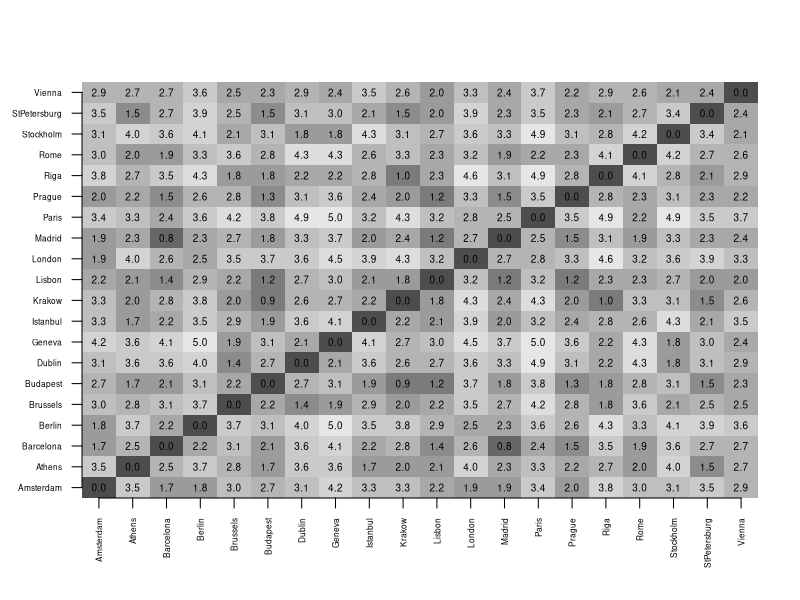
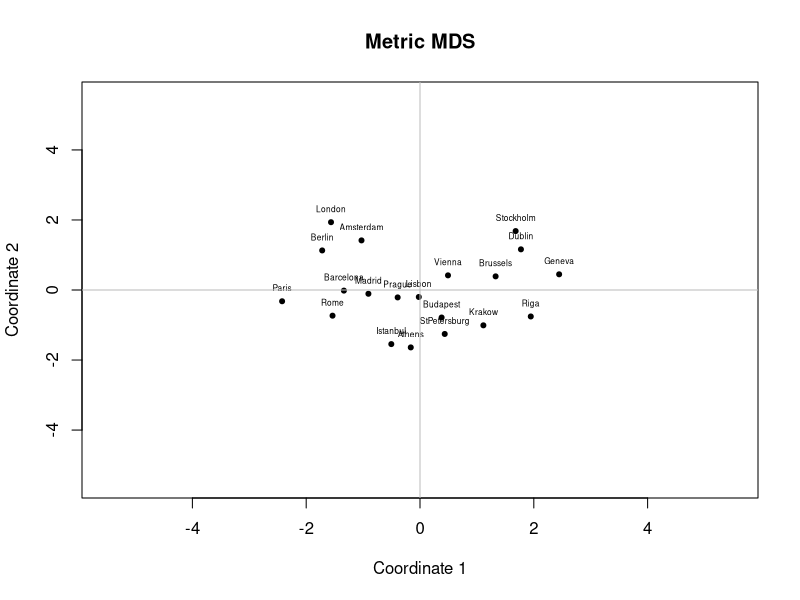
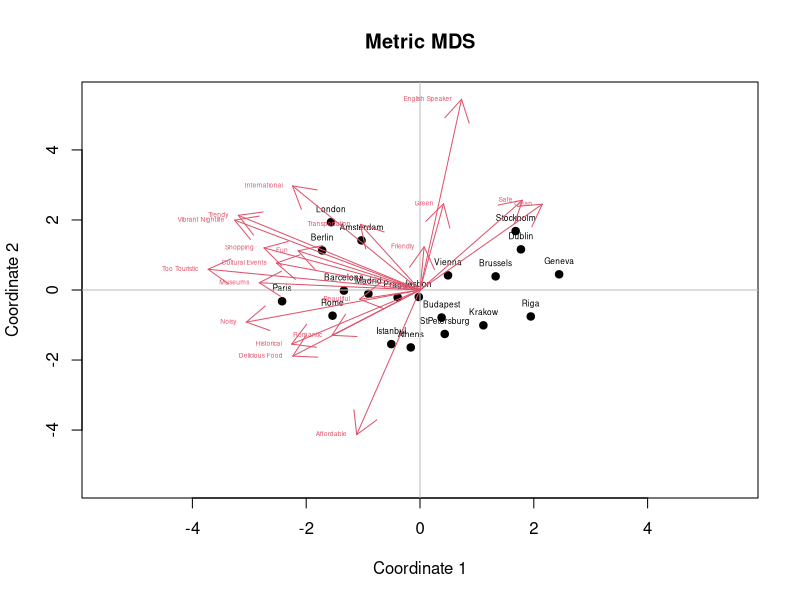
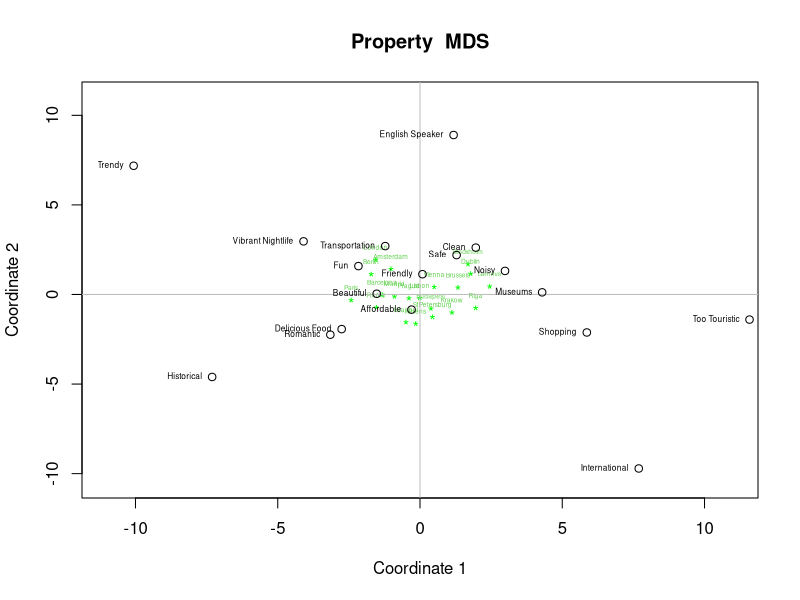
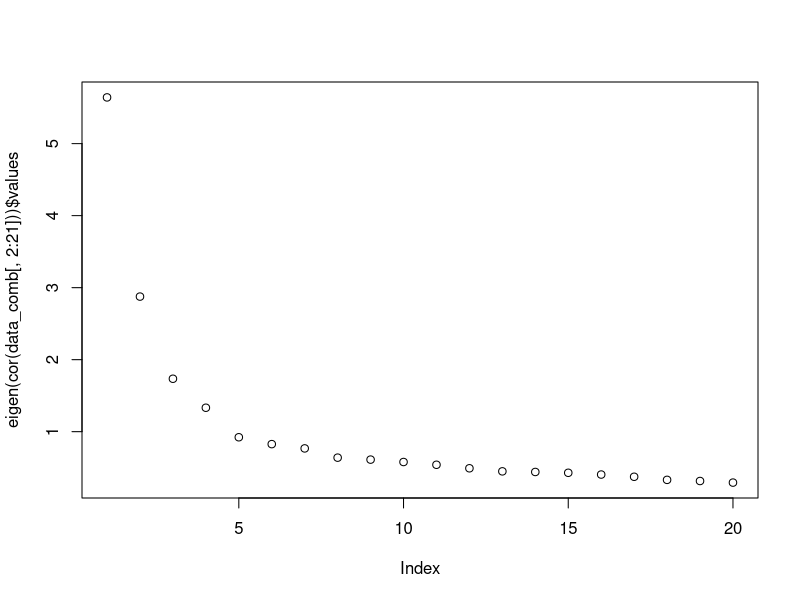
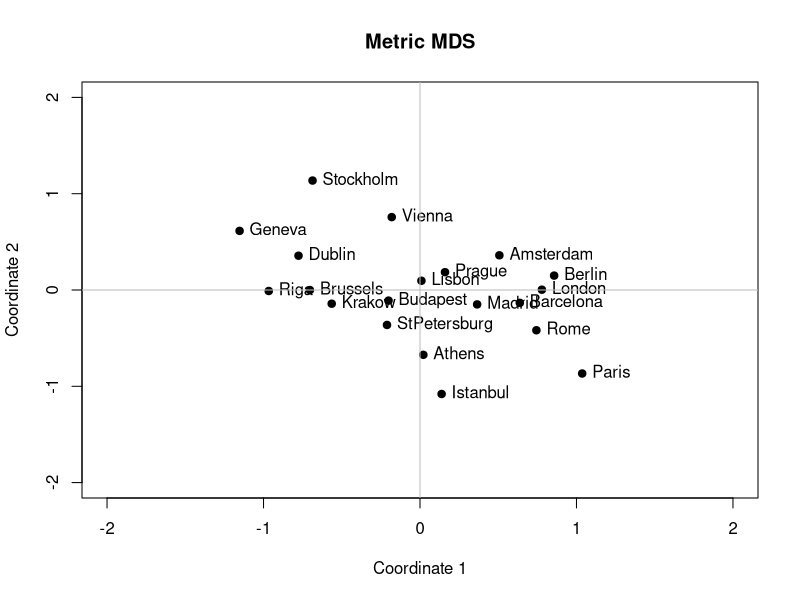
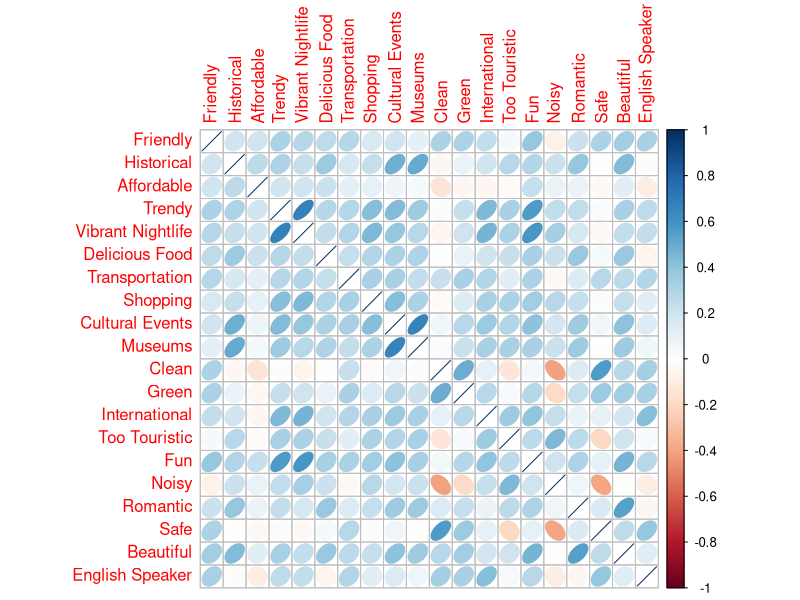
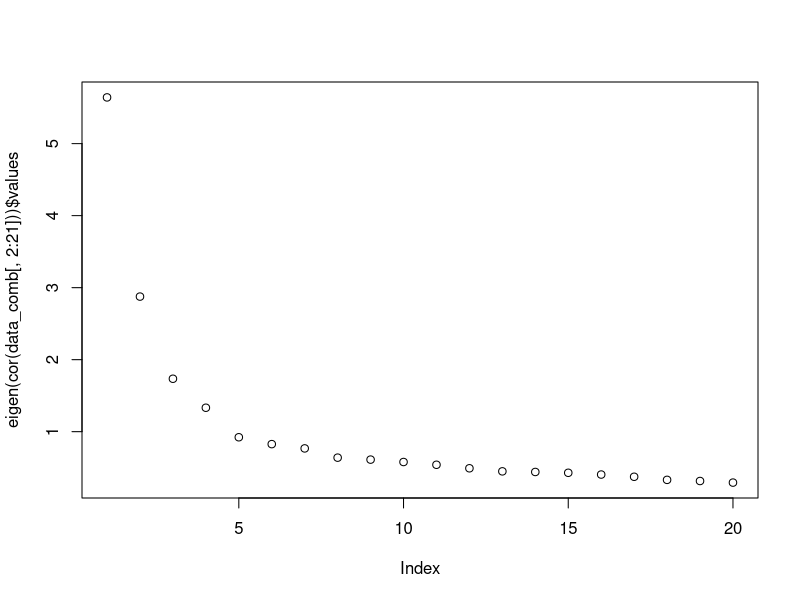

Generate these figures, in order, with R: (Note: this script raises an error after producing the figures.)
getwd()
setwd("~/Caci17")
data <- read.csv("QuestionaireData_CityTrips.csv")
head(data)
install.packages("R.utils")
install.packages("corrplot")
install.packages("GPArotation")
library(dplyr)
library(R.utils)
library(MASS)
library(psych)
library(corrplot)
library(GPArotation)

cities = c("Prague","Geneva","Paris","Stockholm","Brussels","London","Amsterdam",
           "Athens","Riga","Budapest","Dublin","Lisbon","Istanbul","Vienna","Rome","Barcelona",
           "Madrid","Berlin","Krakow","StPetersburg")
data_att <- data %>% dplyr:: select(Sample, ID, contains("Att"))
data_att

data_att$Sample <- as.factor(data_att$Sample)

prag <- data_att[data_att$Sample %in% c("1", "4", "5"), ]
prag <- prag %>% dplyr:: select(contains("Prague"))
prag <- cbind(City = "Prague", prag)
head(prag)

geneva <- data_att[data_att$Sample %in% c("1", "2", "3"), ]
geneva <- geneva %>% dplyr:: select(contains("Geneva"))
geneva <- cbind(City = "Geneva", geneva)
head(geneva)

paris <- data_att[data_att$Sample %in% c("1", "3", "4"), ]
paris <- paris %>% dplyr:: select(contains("Paris"))
paris <- cbind(City = "Paris", paris)
head(paris)

stockholm <- data_att[data_att$Sample %in% c("1", "2", "3"), ]
stockholm <- stockholm %>% dplyr:: select(contains("Stockholm"))
stockholm <- cbind(City = "Stockholm", stockholm)
head(stockholm)  

brussels <- data_att[data_att$Sample %in% c("1", "5", "6"), ]
brussels <- brussels %>% dplyr:: select(contains("Brussels"))
brussels <- cbind(City = "Brussels", brussels)
head(brussels)  

london <- data_att[data_att$Sample %in% c("1", "2", "3"), ]
london <- london %>% dplyr:: select(contains("London"))
london <- cbind(City = "London", london)
head(london) 

amsterdam <- data_att[data_att$Sample %in% c("2", "3", "8"), ]
amsterdam <- amsterdam %>% dplyr:: select(contains("Amsterdam"))
amsterdam <- cbind(City = "Amsterdam", amsterdam)
head(amsterdam) 

athens <- data_att[data_att$Sample %in% c("2", "3", "6"), ]
athens <- athens %>% dplyr:: select(contains("Athens"))
athens <- cbind(City = "Athens", athens)
head(athens) 

riga <- data_att[data_att$Sample %in% c("2", "4", "5"), ]
riga <- riga %>% dplyr:: select(contains("Riga"))
riga <- cbind(City = "Riga", riga)
head(riga)

budapest <- data_att[data_att$Sample %in% c("4", "9", "10"), ]
budapest <- budapest %>% dplyr:: select(contains("Budapest"))
budapest <- cbind(City = "Budapest", budapest)
head(budapest)

dublin <- data_att[data_att$Sample %in% c("4", "7", "10"), ]
dublin <- dublin %>% dplyr:: select(contains("Dublin"))
dublin <- cbind(City = "Dublin", dublin)
head(dublin)

lisbon <- data_att[data_att$Sample %in% c("4", "7", "9"), ]
lisbon <- lisbon %>% dplyr:: select(contains("Lisbon"))
lisbon <- cbind(City = "Lisbon", lisbon)
head(lisbon)

istanbul <- data_att[data_att$Sample %in% c("5", "8", "10"), ]
istanbul <- istanbul %>% dplyr:: select(contains("Istanbul"))
istanbul <- cbind(City = "Istanbul", istanbul)
head(istanbul)

vienna <- data_att[data_att$Sample %in% c("5", "8", "10"), ]
vienna <- vienna %>% dplyr:: select(contains("Vienna"))
vienna <- cbind(City = "Vienna", vienna)
head(vienna)

rome <- data_att[data_att$Sample %in% c("5", "7", "9"), ]
rome <- rome %>% dplyr:: select(contains("Rome"))
rome <- cbind(City = "Rome", rome)
head(rome)

barcelona <- data_att[data_att$Sample %in% c("6", "7", "10"), ]
barcelona <- barcelona %>% dplyr:: select(contains("Barcelona"))
barcelona <- cbind(City = "Barcelona", barcelona)
head(barcelona)

madrid <- data_att[data_att$Sample %in% c("6", "8", "9"), ]
madrid <- madrid %>% dplyr:: select(contains("Madrid"))
madrid <- cbind(City = "Madrid", madrid)
head(madrid)

berlin <- data_att[data_att$Sample %in% c("6", "7", "8"), ]
berlin <- berlin %>% dplyr:: select(contains("Berlin"))
berlin <- cbind(City = "Berlin", berlin)
head(berlin)

krakow <- data_att[data_att$Sample %in% c("6", "7", "9"), ]
krakow <- krakow %>% dplyr:: select(contains("Krakow"))
krakow <- cbind(City = "Krakow", krakow)
head(krakow)

st.petersburg <- data_att[data_att$Sample %in% c("8", "9", "10"), ]
st.petersburg <- st.petersburg %>% dplyr:: select(contains("StPetersburg"))
st.petersburg <- cbind(City = "StPetersburg", st.petersburg)
head(st.petersburg)

liste <- list(prag, geneva, paris, stockholm, amsterdam, st.petersburg, barcelona, budapest, brussels, berlin, 
              istanbul, athens, dublin, krakow, rome, london, riga, madrid, vienna, lisbon)

colnames <- sub('.*_', '', colnames(prag))
colnames  
colnames(prag) <- colnames
colnames(geneva) <- colnames
colnames(paris) <- colnames
colnames(stockholm) <- colnames
colnames(brussels) <- colnames
colnames(london) <- colnames
colnames(amsterdam) <- colnames
colnames(athens) <- colnames
colnames(riga) <- colnames
colnames(budapest) <- colnames
colnames(dublin) <- colnames
colnames(lisbon) <- colnames
colnames(istanbul) <- colnames
colnames(vienna) <- colnames
colnames(rome) <- colnames
colnames(barcelona) <- colnames
colnames(berlin) <- colnames
colnames(krakow) <- colnames
colnames(st.petersburg) <- colnames
colnames(madrid) <- colnames

data_comb <- rbind(prag, geneva, paris, stockholm, brussels, london, amsterdam, athens, riga, budapest,
                  dublin, lisbon, istanbul, vienna, rome, barcelona, berlin, krakow, st.petersburg, madrid) 

data_comb
colnames(data_comb) <- c("Group.1", "Friendly", "Historical", "Affordable", "Trendy", "Vibrant Nightlife", 
                        "Delicious Food", "Transportation", "Shopping", "Cultural Events", "Museums", 
                        "Clean", "Green", "International", "Too Touristic", "Fun", "Noisy", 
                        "Romantic", "Safe", "Beautiful", "English Speaker")


data_agg <-aggregate(data_comb[,-c(1)], by=list(data_comb$Group.1), mean, na.rm=TRUE)
data_agg
dist.df <- dist(data_agg[,-c(1)])
dist.df

dst <- data.matrix(dist.df)
dim <- ncol(dst)

# distance/similarity matrix grafik cizme
# Open a pdf file
# pdf("distanceMatrix.pdf") # bu kodu run ettikten sonra kapatmassan, grafik gozukmez R'de sadece dosyaya kaydeder
# eger grafigi gormek istiyosan bu kodu run etme!

# Create a plot
image(1:dim, 1:dim, dst, axes = FALSE, xlab="", ylab="", 
      col = gray.colors(12, start = 0.3, end = 0.9, gamma = 2.2, alpha = NULL))

axis(1, 1:dim, data_agg[1:20,1], cex.axis = 0.5, las=3)
axis(2, 1:dim, data_agg[1:20,1], cex.axis = 0.5, las=1)
text(expand.grid(1:dim, 1:dim), sprintf("%0.1f", dst), cex=0.6)

# Close the pdf file
# dev.off() 

fit <- cmdscale(dist.df, k = 2) #izdusum
fit

x <- fit[,1]
y <- fit[,2]
#pdf("metrics_MDS.pdf")
plot(x, y, xlab = "Coordinate 1", ylab = "Coordinate 2", main = "Metric MDS", 
     pch = 20, ylim = c(-5.5, 5.5), xlim = c(-5.5, 5.5))
text(x, y, labels = data_agg$Group.1, cex = 0.5, pos = 3)
abline(h = 0, v = 0, col = "grey")
#dev.off()

summary(lm(data_agg[,2]~-1+fit))

print("asena")

# Property fitting
data_agg$x <- x
data_agg$y <- y
data_agg


head(data_agg)

profit <- lm(cbind(Friendly, Historical, Affordable, Trendy, `Vibrant Nightlife`, 
                   `Delicious Food`, Transportation, Shopping, `Cultural Events`, Museums, 
                   Clean, Green, International, `Too Touristic`, Fun, Noisy, 
                   Romantic, Safe, Beautiful, `English Speaker`)
             ~ -1 +  x + y, data = data_agg)
summary(profit)
coef(profit)
str(profit)

#pdf("Property_Fitting_xy.pdf")
plot(x, y, xlab = "Coordinate 1", ylab = "Coordinate 2", main = "Metric MDS", 
     pch = 19, ylim = c(-5.5, 5.5), xlim = c(-5.5, 5.5))
text(x, y, labels = data_agg$Group.1, cex = 0.5, pos = 3)
abline(h = 0, v = 0, col = "grey")
arrows(x0 = c(0, 0, 0), y0 = c(0, 0, 0), 
       x1 = coef(profit)[1, ]*10, y1 = coef(profit)[2, ]*10, col = 2, lwd = 1)
text(t(coef(profit)*10), colnames(coef(profit)*10), cex=0.4, col = 2, pos = c(2,2))
#dev.off()

#Property Fitting with ideal points
data_agg$q <- x*x+y*y

profit_q <- lm(cbind(Friendly, Historical, Affordable, Trendy, `Vibrant Nightlife`, 
                   `Delicious Food`, Transportation, Shopping, `Cultural Events`, Museums, 
                   Clean, Green, International, `Too Touristic`, Fun, Noisy, 
                   Romantic, Safe, Beautiful, `English Speaker`)
             ~ 1 +  x + y + q, data = data_agg)
summary(profit_q)

coef<-coef(profit_q)
coef
coef[2,]<-coef[2,]/(-2*coef[4,])
coef[3,]<-coef[3,]/(-2*coef[4,])

# pdf("Property_Fitting_xy_q.pdf")
plot(x, y, xlab = "Coordinate 1", ylab = "Coordinate 2", main = "Property  MDS", 
     pch = "*", ylim = c(-10.5, 11), xlim = c(-11, 11), col = "green")
text(x, y, labels = data_agg$Group.1, cex = 0.4, pos = 3, col = 3)
abline(h = 0, v = 0, col = "grey")
points(x = coef[2, ], y = coef[3, ], col = 1)
text(x= coef[2, ], y = coef[3, ], labels = colnames(coef), cex = 0.5, pos = 2,col=1)
# dev.off()

### PCA'ye gecmeden property fittingde yapmadiklarimiz var.

#PCA disaggregated dosyasindan
#PCA
data_comb <- na.omit(data_comb)
eigen(cor(data_comb[,2:21]))$values
plot(eigen(cor(data_comb[,2:21]))$values)
data_comb
a.pca<-principal(data_comb[,2:21],nfactors=4, rotate ="varimax")
a.pca
head(a.pca$scores)
head(data_comb)
aggregate(a.pca$scores, by=list(data_comb$Group.1), mean, na.rm=TRUE) # compute aggregate component score for cities
t(a.pca$scores)%*%a.pca$scores/(nrow(data_comb[,2:21])-1) # show that factors are uncorrelated

# factor analysis
a.fa<-fa(data_comb[,2:21],method=mle,scores='tenBerge', nfactors=4, rotate ="varimax")
a.fa
aggregate(a.fa$scores, by=list(data_comb$Group.1),mean, na.rm=TRUE) # compute aggregate component score for cities
t(a.fa$scores)%*%a.fa$scores/(nrow(data_comb[,2:21])-1) # show that factors are uncorrelated

#COMPARE RESULTS WITH 2-DIMENSIONAL MDS
a.fa<-fa(data_comb[,2:21],method=mle,scores='tenBerge', nfactors=2, rotate ="varimax")
a.fa
scores<-aggregate(a.fa$scores, by=list(data_comb$Group.1),mean, na.rm=TRUE)
x <- scores[,2]
y <- scores[,3]
plot(x, y, xlab = "Coordinate 1", ylab = "Coordinate 2", main = "Metric MDS", 
     pch = 19, ylim = c(-2, 2), xlim = c(-2, 2))
text(x, y, labels = scores[,1], cex = 1, pos = 4)
abline(h = 0, v = 0, col = "grey")

#Di??er doasyadan (TV stations vard??)

corrplot(corr=cor(data_comb[,2:21],use ="complete.obs"), method ="ellipse")
eigen(cor(data_comb[,2:21]))$values
plot(eigen(cor(data_comb[,2:21]))$values)

# START: Princial component analysis with singular value decomposition, no rotation
a.svd<-svd(cor(data_comb[,2:21]))
a.svd
d<-diag(a.svd$d)
d
a<-a.svd$u[,1:3]%*%sqrt(d[1:3,1:3])
a

a.svd$u[,1:3]%*%d[1:3,1:3]%*%t(a.svd$u[,1:3]) # Recomputed correlation based on first 3 principal components
cor(data_comb[,2:21])
diag(t(a.svd$u)%*%a.svd$u%*%d%*%t(a.svd$u)%*%a.svd$u)


# START: Princial component analysis with r-function prcomp, no rotation
data.scale<-apply(data_comb[,2:21],2,scale)
pr<-prcomp(data.scale)
?prcomp
pr
str(pr)
t(pr$sdev*t(pr$rotation)) # labeled as rotated but it is not rotated
# START: Princial component analysis with r-function prcomp, no rotation

# PCA and Factor analysis with easy to do R-FUNCTIONS
library(psych)
a.pca<-principal(data_comb[,2:21],nfactors=3, rotate ="none")
str(a.pca)
a.pca
a.pca<-principal(data_comb[,2:21],nfactors=3, rotate ="varimax")
a.pca
head(a.pca$score)
nrow(a.pca$score)
t(a.pca$scores)%*%a.pca$scores/(nrow(data_comb[,2:21])-1) # demonstrate that the principal components are uncorrelated after rotation
aggregate(a.pca$scores, by=list(data_comb$Group.1),mean, na.rm=TRUE)

summary(lm( Friendly ~ Historical+ Affordable+ Trendy+ VibrantNightlife+ 
                   `Delicious Food`+ Transportation+ Shopping+ `Cultural Events`+ Museums+ 
                   Clean+ Green+ International + `Too Touristic`+ Fun+ Noisy+ 
                   Romantic+ Safe+ Beautiful+ `English Speaker`, data=data_comb))

# factor analysis
?fa
a.fa<-fa(data_comb[,2:21],method=ml, SMC=TRUE, scores='regression',nfactors=3, rotate ="varimax")
a.fa<-fa(data_comb[,2:21],nfactors=3,rotate='varimax') # default setting
a.fa


# calculate factor score for objects
str(a.pca)
a.pca$scores
aggregate(a.fa$scores, by=list(data_comb$Group.1),mean, na.rm=TRUE)

# demonstrate that the factors after rotation are uncorrelated
a.fa.rot <-fa(data_comb[,2:21], scores='tenBerge',SMC=TRUE, fm='pa', nfactors =3,rotate ="varimax")
a.fa.rot
t(a.fa.rot$scores)%*%a.fa.rot$scores/(nrow(data_comb[,2:21])-1)
a.fa.rot$rot.mat
t(a.fa.rot$rot.mat)%*%a.fa.rot$rot.mat
?fa

# Oblique rotation
library(GPArotation)

a.fa.oblique<-fa(data_comb[,2:21],nfactors=3, scores='tenBerge', rotate ="oblimin")
a.fa.oblique
a.fa.oblique$Structure # correlation between variables and factors
a.fa.oblique$loadings # pattern (association) between variables and factors

cor(data_comb[,2:21])
a.fa$Structure
a.fa$Structure%*%t(a.fa$Structure)
a.fa$loadings%*%t(a.fa$loadings)
t(a.fa$scores)%*%a.fa$scores/nrow(data_comb[,2:21]-1)

a.pca.oblirot <-principal(data_comb[,2:21], nfactors =3,rotate ="oblimin")
a.pca.oblirot
a.pca.oblirot$loadings
a.pca.oblirot$Structure
a.z <- apply(data_comb[,2:21],2,scale)
str(a.z)
t(a.z)%*%a.z/(nrow(data_comb[,2:21])-1)

pattern<-solve(t(a.pca.oblirot$scores)%*%a.pca.oblirot$scores/(nrow(data_comb[,2:21])-1))%*%t(a.pca.oblirot$scores)%*%a.z/(nrow(data_comb[,2:21])-1)
structure<-t(a.pca.oblirot$scores)%*%a.pca.oblirot$scores%*%pattern/(nrow(data_comb[,2:21])-1)
structure
pattern
t(a.pca.oblirot$loadings)
t(a.pca.oblirot$Structure)
t(a.pca.oblirot$scores)%*%a.pca.oblirot$scores/(nrow(data_comb[,2:21])-1)



#### burda bitirdik

# START: Principal Component Analysis of aggregated data with SVD, no rotation 
attribute.agg.svd<-svd(cor(attribute.agg.eval.df[,2:15]))
l<-attribute.agg.svd$u*(sqrt(attribute.agg.svd$d))
l
attribute.agg.svd$d
attribute.agg.svd$u
attribute.agg.svd$u*t(sqrt(attribute.agg.svd$d))%x%matrix(1,nrow=14,ncol=1)
# END: Principal Component Analysis of aggregated data with SVD, no rotation 

eigen(cor(attribute.agg.eval.df[,2:15]))$values


a.pca<-principal(attribute.agg.eval.df[,2:15],nfactors=2, rotate ="varimax")
a.pca
head(attribute.agg.eval.df)
aggregate(a.pca$scores, by=list(attribute.agg.eval.df$Group.1),mean, na.rm=TRUE)
a.pca$scores

r1<-qr(cor(attribute.agg.eval.df[,2:15]))
r2<-qr(cor(attribute.eval.df[,3:16]))
r1$rank
r2$rank
